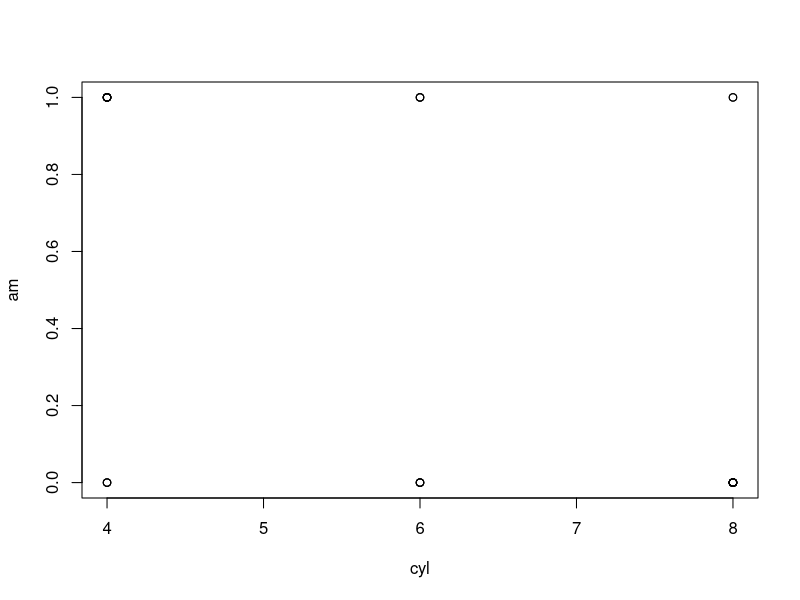
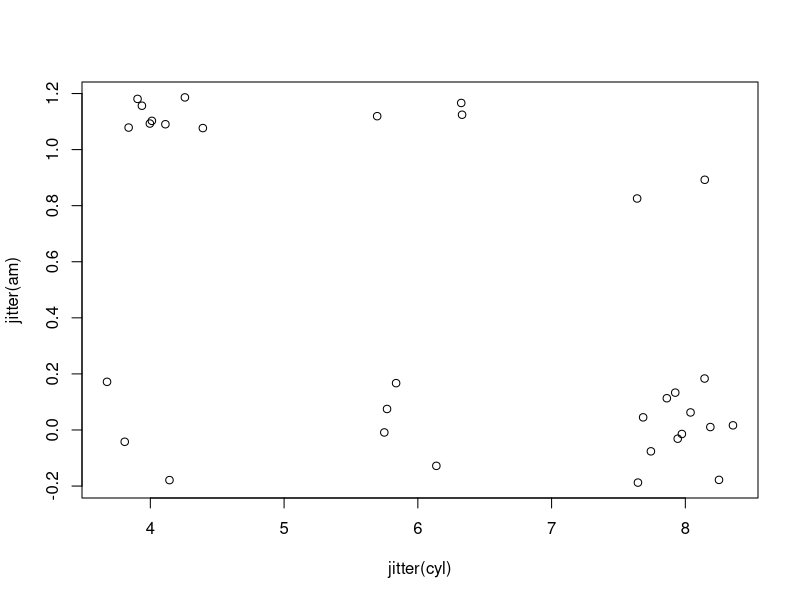
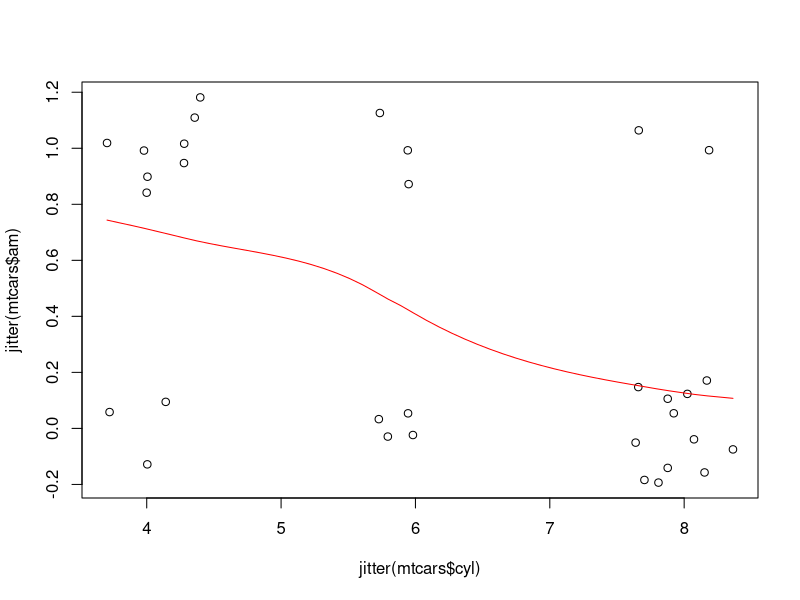

The R source for these figures, in order:
## ---- chunk 1
head(mtcars)
## ---- chunk 2
xtabs(~ am + cyl, data = mtcars)
## ---- chunk 3
plot(am ~ cyl, data = mtcars)
## ---- chunk 4
plot(jitter(am) ~ jitter(cyl), data = mtcars)
## ---- chunk 5
scatter.smooth(jitter(mtcars$am) ~ jitter(mtcars$cyl), 
               family = "gaussian", lpars = list(col = "red"))
